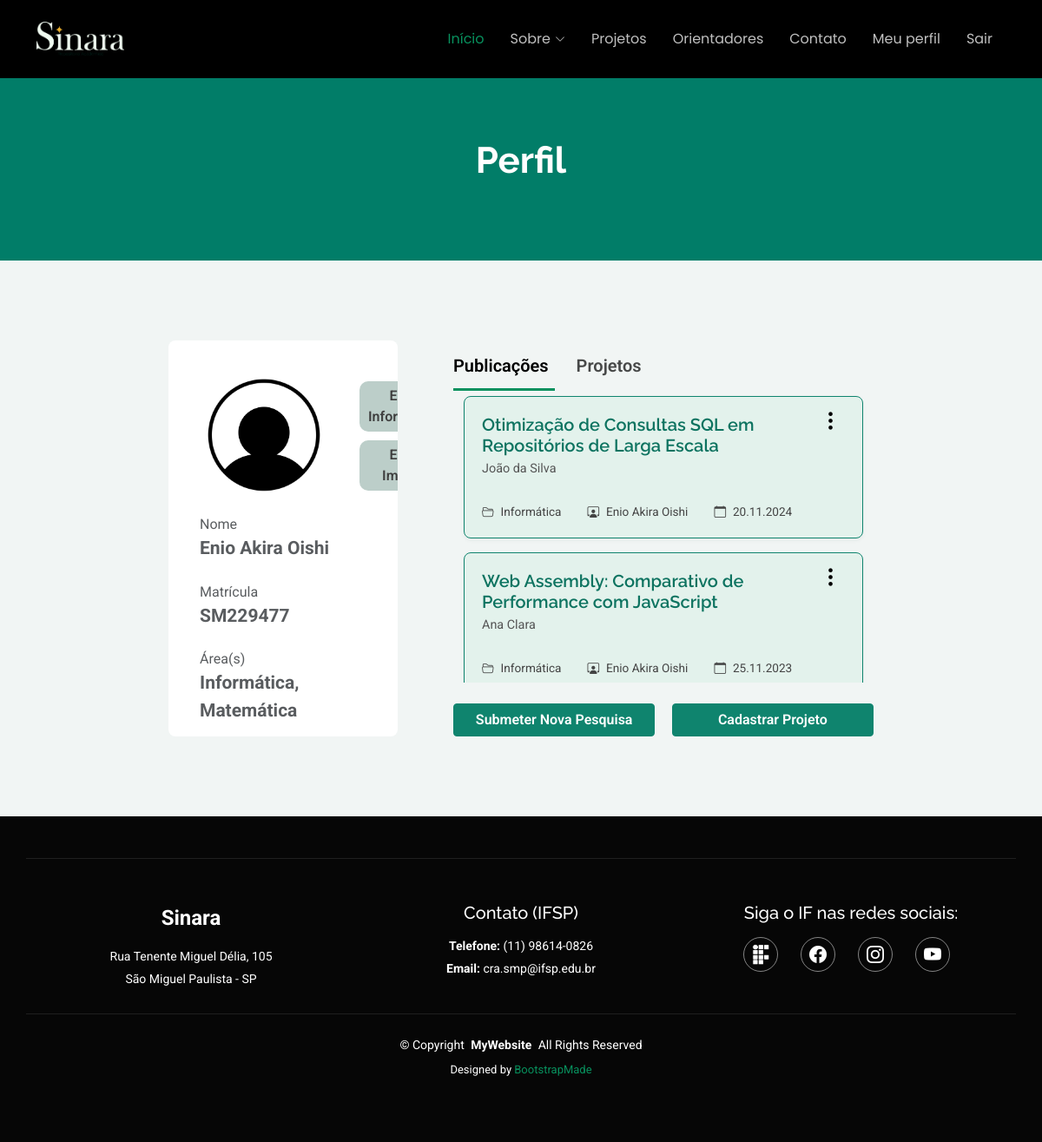
Screenshot of /meu_perfil.php (signed in) with the database file from the repository.
### tables this page shows
create table Usuario (
    idUsuario int not null, 
    idFuncao int not null,
    nome varchar(150) not null,
    matricula varchar(20) not null,
    linkCurriculo text,
    emailInstitucional varchar(254),
    senha varchar(255),
    sobre varchar(700),
    dtPubli date not null,
    dtAtual date not null,
    fotoPerfil varchar(150),
    token_recuperacao VARCHAR(255) NULL,
    token_expiracao DATETIME NULL,
    primary key (idUsuario),
    constraint fkFuncao foreign key(idFuncao) references Funcao(idFuncao)
);

CREATE TABLE Trabalho (
    idTrabalho INT NOT NULL AUTO_INCREMENT, 
    idUsuario INT NOT NULL,
    idProjeto INT NOT NULL,  
    arquivoTrabalho VARCHAR(100),
    titulo VARCHAR(150) NOT NULL,  
    palavrasChaves VARCHAR(150),
    resumo TEXT, 
    abstract TEXT,
    linhaPesquisa VARCHAR(255) NULL, 
    anoTrab INT NOT NULL,
    nomePesquisador VARCHAR(150) NOT NULL,
    curriculoAluno TEXT,
    cursoAluno VARCHAR(50),  
    dtPubli DATETIME NOT NULL,
    PRIMARY KEY (idTrabalho),
    CONSTRAINT fkB_Usuario FOREIGN KEY(idUsuario) REFERENCES Usuario(idUsuario),
    CONSTRAINT fkProj_projeto FOREIGN KEY(idProjeto) REFERENCES Projeto(idProjeto)
);

### meu_perfil.php (the view, shortened to what this page needs)
<?php
$conn = conexao();
$matricula = $_SESSION['user_matricula'];
$sql_usuario = "SELECT idUsuario, nome, emailInstitucional, linkCurriculo, sobre, fotoPerfil FROM usuario WHERE matricula = ?";
$stmt_usuario = $conn->prepare($sql_usuario);
$stmt_usuario->bind_param("s", $matricula);
$stmt_usuario->execute();
$result_usuario = $stmt_usuario->get_result();
$usuario = $result_usuario->fetch_assoc();
$idUsuario = $usuario['idUsuario'];
$areas_de_estudo = [];
$sql_areas = "SELECT ae.nome FROM Usuario u INNER JOIN areaEstudoUsuario aeu ON u.idUsuario = aeu.idUsuario INNER JOIN areaestudo ae ON aeu.idAreaEstudo = ae.idAreaEstudo WHERE u.matricula = ?";
$stmt_areas = $conn->prepare($sql_areas);
if ($stmt_areas) {
    $stmt_areas->bind_param("s", $matricula);
    $stmt_areas->execute();
    $result_areas = $stmt_areas->get_result();
    while ($row = $result_areas->fetch_assoc()) {
        $areas_de_estudo[] = $row['nome'];
    }
}
$sql_trabalhos = "
    SELECT
        t.idTrabalho, t.idUsuario, t.titulo, t.nomePesquisador, t.dtPubli, t.anoTrab,
        t.palavrasChaves, t.resumo, t.abstract, t.arquivoTrabalho,
        t.idProjeto,
        GROUP_CONCAT(ae.nome SEPARATOR ', ') as areas_de_estudo
    FROM Trabalho t
    LEFT JOIN TrabalhoArea ta ON t.idTrabalho = ta.idTrabalho
    LEFT JOIN AreaEstudo ae ON ta.idAreaEstudo = ae.idAreaEstudo
    WHERE t.idUsuario = ?
    GROUP BY t.idTrabalho
    ORDER BY t.dtPubli DESC;
";
$stmt_trabalhos = $conn->prepare($sql_trabalhos);
$stmt_trabalhos->bind_param("i", $idUsuario);
$stmt_trabalhos->execute();
$resultado_trabalhos = $stmt_trabalhos->get_result();
?>
<!DOCTYPE html>
<html lang="en">
<head>
    <link href="assets/vendor/bootstrap/css/bootstrap.min.css" rel="stylesheet">
    <link href="assets/vendor/bootstrap-icons/bootstrap-icons.css" rel="stylesheet">
    <link href="assets/vendor/aos/aos.css" rel="stylesheet">
    <link href="assets/vendor/swiper/swiper-bundle.min.css" rel="stylesheet">
    <link href="assets/vendor/glightbox/css/glightbox.min.css" rel="stylesheet">
    <link href="assets/css/main.css" rel="stylesheet">
</head>
<body class="starter-page-page"> <?php include('assets/php/navbar.php'); ?>
    <main class="main">
        <div class="page-title dark-background">
            <div class="container position-relative">
                <h1>Perfil</h1>
            </div>
        </div>
        <div class="perfilContainer">
            <section id="profile" class="profile section">
                <div class="container" data-aos="fade-up" data-aos-delay="100">
                    <div class="request-info" data-aos="fade-up">
                        <div class="card">
                            <div class="card-body text-center">
                                <div class="card-divisions d-flex p-5">
                                    <div class="imgName">
                                        <div class="image-profile"> <img
                                                src="<?php echo htmlspecialchars($usuario['fotoPerfil']) . '?v=' . time(); ?>"
                                                alt="Foto de Perfil"> </div>
                                        <div class="buttonsEdtPerfil"> <button type="button"
                                                onclick="abrirPopupEditar()" class="btn">Editar
                                                Informações</button> <button id="btnEditarImg" class="btn"
                                                type="button">Editar Imagem</button> <a href="meus_projetos.php"></a>
                                        </div>
                                    </div>
                                    <div class="dadosObrigatorios text-start d-flex row align-items-center px-4">
                                        <div class="matriculaItems px-4">
                                            <p class="titleProfile">Nome</p>
                                            <p class="textProfile" id="nomeText">
                                                <?php echo htmlspecialchars($usuario['nome']); ?>
                                            </p>
                                        </div>
                                        <div class="matriculaItems px-4">
                                            <p class="titleProfile">Matrícula</p>
                                            <p class="textProfile" id="textMatricula">
                                                <?php echo htmlspecialchars($matricula); ?>
                                            </p>
                                        </div>
                                        <div class="areaItems px-4">
                                            <p class="titleProfile">Área(s)</p>
                                            <p class="textProfile">
                                                <?php echo htmlspecialchars(implode(', ', $areas_de_estudo)); ?>
                                            </p>
                                        </div>
                                    </div>
                                </div>
                            </div>
                        </div>
                    </div>
                </div>
            </section>
            <section class="trabalhos" data-aos="fade-up" data-aos-delay="100">
                <div class="tab tab-title esquerda">
                    <button id="defaultOpen" class="tablinks trabalhosBtn" style="padding-left: 0;"
                        onclick="openCity(event, 'trabalhosContainers')">Publicações</button>
                    <button class="tablinks projetosBtn" style="padding-right: 0;"
                        onclick="openCity(event, 'projetosContainers')">Projetos</button>
                </div>
                <div id="trabalhosContainers" class="trabalhosContainers tabcontent">
                    <?php if ($resultado_trabalhos->num_rows > 0): ?>
                        <?php while ($trabalho = $resultado_trabalhos->fetch_assoc()):
                            $sql_nomeOrientador = "SELECT nome FROM usuario WHERE idUsuario = ?";
                            $stmt_nomeOrientador = $conn->prepare($sql_nomeOrientador);
                            $stmt_nomeOrientador->bind_param("i", $trabalho["idUsuario"]);
                            $stmt_nomeOrientador->execute();
                            $resultado_orientador = $stmt_nomeOrientador->get_result();
                            $orientador = $resultado_orientador->fetch_assoc();
                            $areas_array = explode(', ', $trabalho['areas_de_estudo']);
                            ?>
                            <div style="position: relative;" class="trabalho-item"
                                data-id-trabalho="<?php echo $trabalho['idTrabalho']; ?>"
                                data-id-projeto="<?php echo $trabalho['idProjeto']; ?>"
                                data-titulo="<?php echo htmlspecialchars($trabalho['titulo']); ?>"
                                data-autores="<?php echo htmlspecialchars($trabalho['nomePesquisador']); ?>"
                                data-ano="<?php echo htmlspecialchars($trabalho['anoTrab']); ?>"
                                data-palavras-chaves="<?php echo htmlspecialchars($trabalho['palavrasChaves']); ?>"
                                data-resumo="<?php echo htmlspecialchars($trabalho['resumo']); ?>"
                                data-abstract="<?php echo htmlspecialchars($trabalho['abstract']); ?>"
                                data-arquivo-trabalho="<?php echo htmlspecialchars($trabalho['arquivoTrabalho']); ?>"
                                data-areas='<?php echo json_encode($areas_array); ?>'>
                                <div class="editarApagar-container">
                                    <button class="btnEditarApagar"><i class="bi bi-three-dots-vertical"></i></button>
                                </div>
                                <a href="#" class="trabalho-clickable text-decoration-none" data-bs-toggle="modal"
                                    data-bs-target="#trabalhoModal"
                                    data-titulo="<?php echo htmlspecialchars($trabalho['titulo']); ?>"
                                    data-autor="<?php echo htmlspecialchars($trabalho['nomePesquisador']); ?>"
                                    data-ano="<?php echo htmlspecialchars($trabalho['anoTrab']); ?>"
                                    data-publicacao="<?php echo date("d/m/Y", strtotime($trabalho['dtPubli'])); ?>"
                                    data-keywords="<?php echo htmlspecialchars($trabalho['palavrasChaves']); ?>"
                                    data-resumo="<?php echo htmlspecialchars($trabalho['resumo']); ?>"
                                    data-abstract="<?php echo htmlspecialchars($trabalho['abstract']); ?>"
                                    data-file-url="<?php echo htmlspecialchars($trabalho['arquivoTrabalho']); ?>"
                                    data-areas="<?php echo htmlspecialchars($trabalho['areas_de_estudo']); ?>"
                                    data-orientador="<?php echo htmlspecialchars($orientador['nome']) ?>">
                                    <div class="trabalhosContainer">
                                        <div>
                                            <h3><?php echo htmlspecialchars($trabalho['titulo']); ?></h3>
                                            <p class="author"><?php echo htmlspecialchars($trabalho['nomePesquisador']); ?></p>
                                        </div>
                                        <div class="event-meta">
                                            <p><i class="bi bi-folder2-open"></i>
                                                <?php echo htmlspecialchars($trabalho['areas_de_estudo']); ?>
                                            </p>
                                            <p><i class="bi bi-person-workspace"></i>
                                                <?php echo htmlspecialchars($orientador['nome']) ?> </p>
                                            <p><i class="bi bi-calendar"></i>
                                                <?php echo date("d.m.Y", strtotime($trabalho['dtPubli'])); ?></p>
                                        </div>
                                    </div>
                                </a>
                            </div>
                        <?php endwhile; ?>
                    <?php else: ?>
                        <div class="alert alert-secondary text-center">
                            Você ainda não publicou nenhuma pesquisa.
                        </div>
                    <?php endif; ?>
                </div>
                <div class="buttonsSubmeter-container">
                    <button class="btn-submeter-custom mt-4" onclick="abrirPopupSubmissao()">Submeter Nova
                        Pesquisa</button>
                    <button class="btn-submeter-custom mt-4" onclick="abrirPopupCadProj()">Cadastrar Projeto</button>
                </div>
            </section>
        </div>
    </main>
    <footer id="footer" class="footer position-relative dark-background text-center text-white py-5">
        <div class="container footer-top">
            <div class="row gy-4 justify-content-center">
                <div class="col-lg-4 col-md-6">
                    <div class="footer-logo mb-3"> <span class="sitename fs-4 fw-bold">Sinara</span> </div>
                    <div class="footer-contact">
                        <p>Rua Tenente Miguel Délia, 105</p>
                        <p>São Miguel Paulista - SP</p>
                    </div>
                </div>
                <div class="col-lg-4 col-md-6">
                    <h5>Contato (IFSP)</h5>
                    <div class="footer-contact pt-2">
                        <p><strong>Telefone:</strong> <span> (11) 98614-0826</span></p>
                        <p><strong>Email:</strong> <span>cra.smp@ifsp.edu.br</span></p>
                    </div>
                </div>
                <div class="col-lg-4 col-md-6">
                    <h5>Siga o IF nas redes sociais:</h5>
                    <div class="social-links d-flex justify-content-center gap-3 mt-3"> <a
                            href="https://smp.ifsp.edu.br/" aria-label="Site"> <img src="assets/img/logo if.png"
                                alt="Logo do site"
                                style="width: 20px; height: 24px; filter: brightness(0) invert(1);"></a> <a
                            href="https://www.facebook.com/smp.ifsp/?locale=pt_BR" aria-label="Facebook"><i
                                class="bi bi-facebook text-white fs-5"></i></a> <a
                            href="https://www.instagram.com/ifspsmp/#" aria-label="Instagram"><i
                                class="bi bi-instagram text-white fs-5"></i></a> <a
                            href="https://www.youtube.com/channel/UCInQs4AhmS6MC3qJzihkiGw" aria-label="YouTube"><i
                                class="bi bi-youtube text-white fs-5"></i></a> </div>
                </div>
            </div>
        </div>
        <div class="container copyright text-center mt-4">
            <p>© <span>Copyright</span> <strong class="px-1 sitename">MyWebsite</strong> <span>All Rights
                    Reserved</span></p>
            <div class="credits"> Designed by <a href="https://bootstrapmade.com/">BootstrapMade</a> </div>
        </div>
    </footer>
</body>
</html>

### rows the page displays
usuario: fotoPerfil (picture), nome "Enio Akira Oishi"
trabalho: titulo "Otimização de Consultas SQL em Repositórios de Larga Escala", nomePesquisador "João da Silva", areas_de_estudo "Informática", idUsuario.nome "Enio Akira Oishi", dtPubli "20.11.2024"
trabalho: titulo "Web Assembly: Comparativo de Performance com JavaScript", nomePesquisador "Ana Clara", areas_de_estudo "Informática", idUsuario.nome "Enio Akira Oishi", dtPubli "25.11.2023"

### other values shown
$matricula "SM229477"
implode(', ', $areas_de_estudo) "Informática, Matemática"
